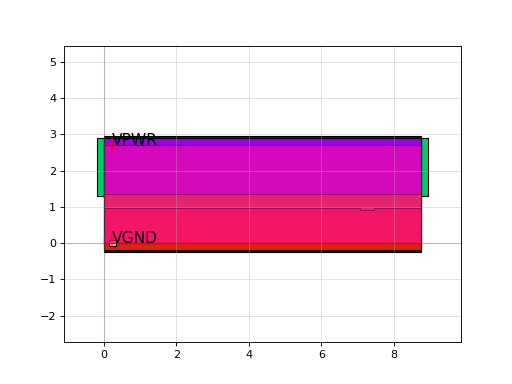

Reproduce this figure in Python.
import sky130

c = sky130.components.sky130_fd_sc_hd__xnor3_2()
c.plot()
